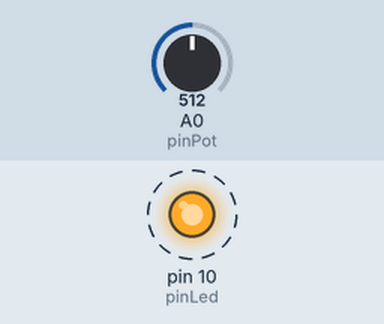
This sketch was run on a simulated Arduino Uno, built with avr-gcc and run on an emulated ATmega328P. On the bench: output pins drawn as LEDs (lit = HIGH). Dashed ring = blinking. Inputs (shaded band) come from the test bench; at power-on: A0 (pinPot) = 512.

Above: at 1.0 s.
1.3 s: A0 (pinPot) set to 122
At 1.31 s:
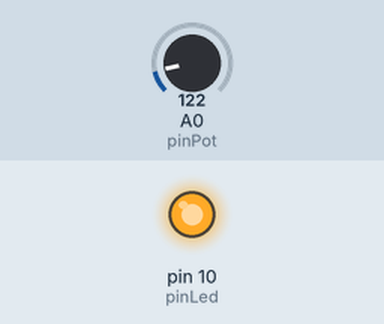
4.3 s: A0 (pinPot) set to 0
At 4.9 s:
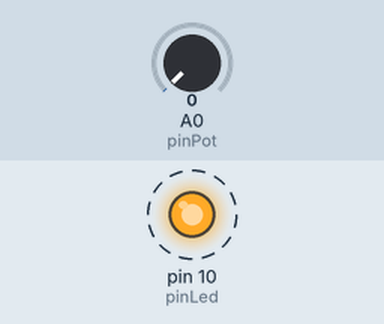
Timing chart, 0 to 11.8 s (numbered marks = the images above; inputs shaded):
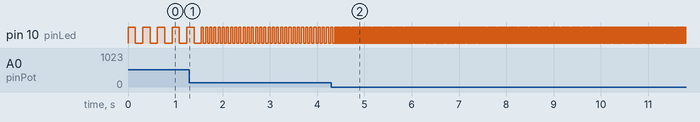

Measured:
- after the input at 4.3 s, pin 10 (pinLed): alternates HIGH for 0.01 s and LOW for 0.01 s, starting after 0.09 s
- by itself, pin 10 (pinLed): repeats every 0.09 s: HIGH 0.04 s, LOW 0.04 s

The sketch:

Frequencia.ino
```cpp
int pinPot = 0;
int pinLed = 10;

void setup(){
 pinMode(pinLed, OUTPUT);
}

void loop(){

  int valorpot = analogRead(pinPot);

  int valorpwm = map(valorpot, 0, 1023, 10, 300);

  digitalWrite(pinLed, HIGH);
  delay(valorpwm);
  digitalWrite(pinLed, LOW);
  delay(valorpwm);


}
```
